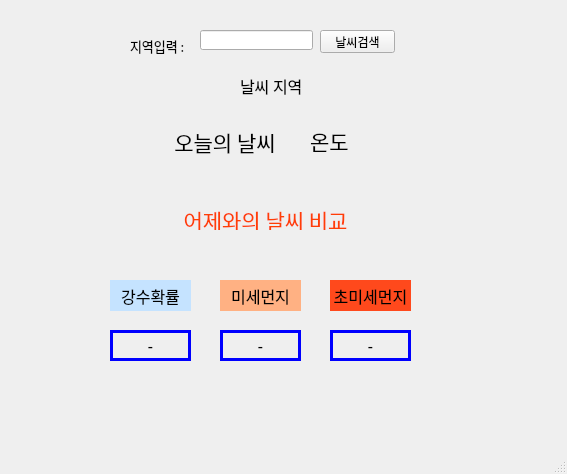
<?xml version="1.0" encoding="UTF-8"?>
<ui version="4.0">
 <class>MainWindow</class>
 <widget class="QMainWindow" name="MainWindow">
  <property name="geometry">
   <rect>
    <x>0</x>
    <y>0</y>
    <width>567</width>
    <height>474</height>
   </rect>
  </property>
  <property name="windowTitle">
   <string>MainWindow</string>
  </property>
  <widget class="QWidget" name="centralwidget">
   <widget class="QLabel" name="label">
    <property name="geometry">
     <rect>
      <x>130</x>
      <y>30</y>
      <width>56</width>
      <height>31</height>
     </rect>
    </property>
    <property name="font">
     <font>
      <family>Algerian</family>
      <pointsize>10</pointsize>
     </font>
    </property>
    <property name="text">
     <string>지역입력 :</string>
    </property>
   </widget>
   <widget class="QPushButton" name="search_button">
    <property name="geometry">
     <rect>
      <x>320</x>
      <y>30</y>
      <width>75</width>
      <height>23</height>
     </rect>
    </property>
    <property name="text">
     <string>날씨검색</string>
    </property>
   </widget>
   <widget class="QLabel" name="weather_label">
    <property name="geometry">
     <rect>
      <x>170</x>
      <y>130</y>
      <width>110</width>
      <height>24</height>
     </rect>
    </property>
    <property name="font">
     <font>
      <family>Algerian</family>
      <pointsize>16</pointsize>
     </font>
    </property>
    <property name="text">
     <string>오늘의 날씨</string>
    </property>
    <property name="alignment">
     <set>Qt::AlignCenter</set>
    </property>
   </widget>
   <widget class="QLabel" name="temper_label">
    <property name="geometry">
     <rect>
      <x>310</x>
      <y>120</y>
      <width>61</width>
      <height>41</height>
     </rect>
    </property>
    <property name="font">
     <font>
      <family>Algerian</family>
      <pointsize>16</pointsize>
     </font>
    </property>
    <property name="text">
     <string>온도</string>
    </property>
   </widget>
   <widget class="QLabel" name="yesterday_label">
    <property name="geometry">
     <rect>
      <x>100</x>
      <y>210</y>
      <width>331</width>
      <height>20</height>
     </rect>
    </property>
    <property name="font">
     <font>
      <family>Algerian</family>
      <pointsize>16</pointsize>
     </font>
    </property>
    <property name="styleSheet">
     <string notr="true">color : rgb(255, 63, 5)</string>
    </property>
    <property name="text">
     <string>어제와의 날씨 비교</string>
    </property>
    <property name="alignment">
     <set>Qt::AlignCenter</set>
    </property>
   </widget>
   <widget class="QLabel" name="label_5">
    <property name="geometry">
     <rect>
      <x>110</x>
      <y>280</y>
      <width>81</width>
      <height>31</height>
     </rect>
    </property>
    <property name="font">
     <font>
      <family>Algerian</family>
      <pointsize>12</pointsize>
     </font>
    </property>
    <property name="styleSheet">
     <string notr="true">background-color : rgb(197, 227, 255)</string>
    </property>
    <property name="text">
     <string>강수확률</string>
    </property>
    <property name="alignment">
     <set>Qt::AlignCenter</set>
    </property>
   </widget>
   <widget class="QLabel" name="rain_label">
    <property name="geometry">
     <rect>
      <x>110</x>
      <y>330</y>
      <width>81</width>
      <height>31</height>
     </rect>
    </property>
    <property name="font">
     <font>
      <family>Algerian</family>
      <pointsize>12</pointsize>
     </font>
    </property>
    <property name="styleSheet">
     <string notr="true">border : 3px solid blue</string>
    </property>
    <property name="text">
     <string>-</string>
    </property>
    <property name="alignment">
     <set>Qt::AlignCenter</set>
    </property>
   </widget>
   <widget class="QLabel" name="label_7">
    <property name="geometry">
     <rect>
      <x>220</x>
      <y>280</y>
      <width>81</width>
      <height>31</height>
     </rect>
    </property>
    <property name="font">
     <font>
      <family>Algerian</family>
      <pointsize>12</pointsize>
     </font>
    </property>
    <property name="styleSheet">
     <string notr="true">background-color : rgb(255, 177, 131)</string>
    </property>
    <property name="text">
     <string>미세먼지</string>
    </property>
    <property name="alignment">
     <set>Qt::AlignCenter</set>
    </property>
   </widget>
   <widget class="QLabel" name="dust1_label">
    <property name="geometry">
     <rect>
      <x>220</x>
      <y>330</y>
      <width>81</width>
      <height>31</height>
     </rect>
    </property>
    <property name="font">
     <font>
      <family>Algerian</family>
      <pointsize>12</pointsize>
     </font>
    </property>
    <property name="styleSheet">
     <string notr="true">border : 3px solid blue</string>
    </property>
    <property name="text">
     <string>-</string>
    </property>
    <property name="alignment">
     <set>Qt::AlignCenter</set>
    </property>
   </widget>
   <widget class="QLabel" name="label_9">
    <property name="geometry">
     <rect>
      <x>330</x>
      <y>280</y>
      <width>81</width>
      <height>31</height>
     </rect>
    </property>
    <property name="font">
     <font>
      <family>Algerian</family>
      <pointsize>12</pointsize>
     </font>
    </property>
    <property name="styleSheet">
     <string notr="true">background-color : rgb(255, 73, 28)</string>
    </property>
    <property name="text">
     <string>초미세먼지</string>
    </property>
    <property name="alignment">
     <set>Qt::AlignCenter</set>
    </property>
   </widget>
   <widget class="QLabel" name="dust2_label">
    <property name="geometry">
     <rect>
      <x>330</x>
      <y>330</y>
      <width>81</width>
      <height>31</height>
     </rect>
    </property>
    <property name="font">
     <font>
      <family>Algerian</family>
      <pointsize>12</pointsize>
     </font>
    </property>
    <property name="styleSheet">
     <string notr="true">border : 3px solid blue</string>
    </property>
    <property name="text">
     <string>-</string>
    </property>
    <property name="alignment">
     <set>Qt::AlignCenter</set>
    </property>
   </widget>
   <widget class="QLineEdit" name="area_input">
    <property name="geometry">
     <rect>
      <x>200</x>
      <y>30</y>
      <width>113</width>
      <height>20</height>
     </rect>
    </property>
   </widget>
   <widget class="QLabel" name="area_label">
    <property name="geometry">
     <rect>
      <x>240</x>
      <y>70</y>
      <width>81</width>
      <height>31</height>
     </rect>
    </property>
    <property name="font">
     <font>
      <family>Algerian</family>
      <pointsize>12</pointsize>
     </font>
    </property>
    <property name="text">
     <string>날씨 지역</string>
    </property>
   </widget>
  </widget>
  <widget class="QMenuBar" name="menubar">
   <property name="geometry">
    <rect>
     <x>0</x>
     <y>0</y>
     <width>567</width>
     <height>21</height>
    </rect>
   </property>
  </widget>
  <widget class="QStatusBar" name="statusbar"/>
 </widget>
 <resources/>
 <connections/>
</ui>
